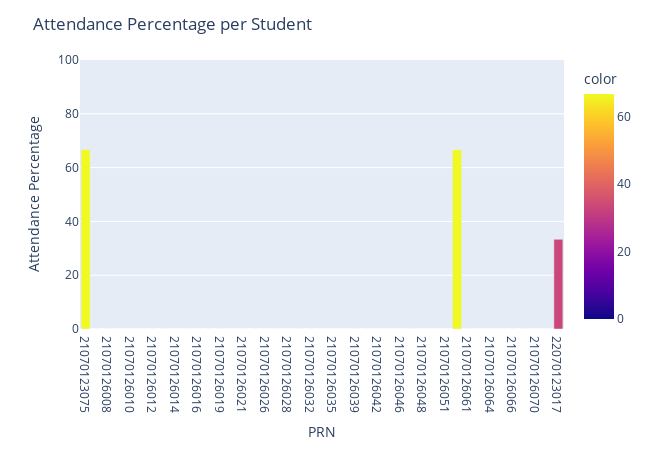

Notebook cell for this chart:
### Markdown cell above
Plotting visual graph of each student w.r.t their perentage

### Code cell
import plotly.express as px

def visualize_attendance_data():
    data = attendance_df
    data['Attendance'] = data['Attendance Percentage'].map({'present': 1, 'absent': 0})
    attendance_per_student = data.groupby(['PRN'])['Attendance Percentage'].mean() 
    
    fig = px.bar(attendance_per_student, x=attendance_per_student.index, y=attendance_per_student.values, color=attendance_per_student.values, 
                 labels={'PRN':'PRN', 'Attendance Percentage': 'Attendance Percentage'})
    fig.update_layout(title='Attendance Percentage per Student', xaxis_title='PRN', yaxis_title='Attendance Percentage',
                      height=450, width=650, yaxis=dict(range=[0, 100]))
    fig.show()

visualize_attendance_data()

### Figure 1 — Plotly figure (JSON) as saved in the notebook; plotly's stock layout.template omitted (floating-point values rounded to 4 significant figures)
{"data": [{"alignmentgroup": "True", "hovertemplate": "PRN=%{x}<br>y=%{y}<br>color=%{marker.color}<extra></extra>", "legendgroup": "", "marker": {"color": [66.67, 0, 0, 0, 0, 0, 0, 0, 0, 0, 0, 0, 0, 0, 0, 0, 0, 0, 0, 0, 0, 0, 0, 0, 0, 0, 0, 0, 0, 0, 0, 0, 0, 66.67, 0, 0, 0, 0, 0, 0, 0, 0, 33.33], "coloraxis": "coloraxis", "pattern": {"shape": ""}}, "name": "", "offsetgroup": "", "orientation": "v", "showlegend": false, "textposition": "auto", "type": "bar", "x": ["21070123075", "21070126001", "21070126008", "21070126009", "21070126010", "21070126011", "21070126012", "21070126013", "21070126014", "21070126015", "21070126016", "21070126018", "21070126019", "21070126020", "21070126021", "21070126025", "21070126026", "21070126027", "21070126028", "21070126030", "21070126032", "21070126033", "21070126035", "21070126038", "21070126039", "21070126040", "21070126042", "21070126044", "21070126046", "21070126047", "21070126048", "21070126049", "21070126051", "21070126057", "21070126061", "21070126063", "21070126064", "21070126065", "21070126066", "21070126069", "21070126070", "21070126072", "22070123017"], "xaxis": "x", "y": [66.67, 0, 0, 0, 0, 0, 0, 0, 0, 0, 0, 0, 0, 0, 0, 0, 0, 0, 0, 0, 0, 0, 0, 0, 0, 0, 0, 0, 0, 0, 0, 0, 0, 66.67, 0, 0, 0, 0, 0, 0, 0, 0, 33.33], "yaxis": "y"}], "layout": {"barmode": "relative", "coloraxis": {"colorbar": {"title": {"text": "color"}}, "colorscale": [[0, "#0d0887"], [0.1111, "#46039f"], [0.2222, "#7201a8"], [0.3333, "#9c179e"], [0.4444, "#bd3786"], [0.5556, "#d8576b"], [0.6667, "#ed7953"], [0.7778, "#fb9f3a"], [0.8889, "#fdca26"], [1, "#f0f921"]]}, "height": 450, "legend": {"tracegroupgap": 0}, "margin": {"t": 60}, "title": {"text": "Attendance Percentage per Student"}, "width": 650, "xaxis": {"anchor": "y", "domain": [0, 1], "title": {"text": "PRN"}}, "yaxis": {"anchor": "x", "domain": [0, 1], "range": [0, 100], "title": {"text": "Attendance Percentage"}}}}
